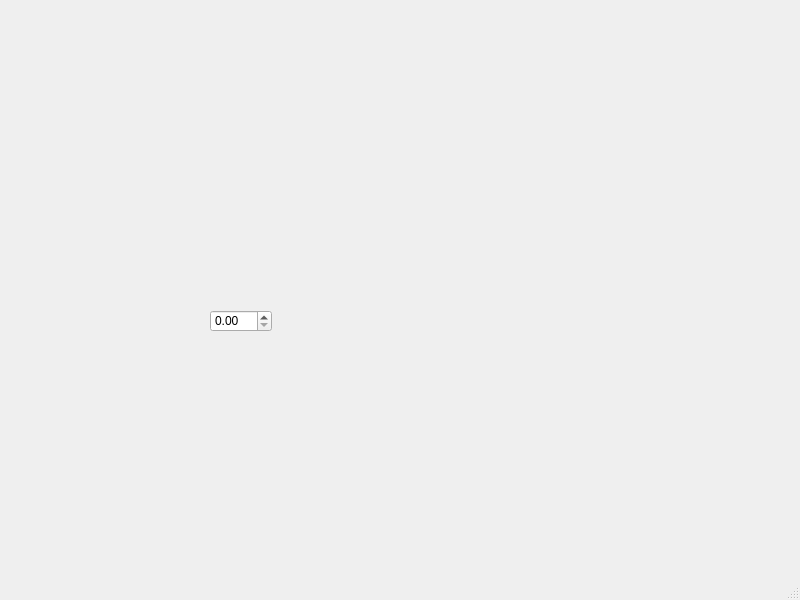
<?xml version="1.0" encoding="UTF-8"?>
<ui version="4.0">
 <class>MainWindow</class>
 <widget class="QMainWindow" name="MainWindow">
  <property name="geometry">
   <rect>
    <x>0</x>
    <y>0</y>
    <width>800</width>
    <height>600</height>
   </rect>
  </property>
  <property name="windowTitle">
   <string>MainWindow</string>
  </property>
  <widget class="QWidget" name="centralwidget">
   <widget class="QDoubleSpinBox" name="doubleSpinBox">
    <property name="geometry">
     <rect>
      <x>210</x>
      <y>310</y>
      <width>62</width>
      <height>22</height>
     </rect>
    </property>
   </widget>
  </widget>
  <widget class="QMenuBar" name="menubar">
   <property name="geometry">
    <rect>
     <x>0</x>
     <y>0</y>
     <width>800</width>
     <height>21</height>
    </rect>
   </property>
  </widget>
  <widget class="QStatusBar" name="statusbar"/>
 </widget>
 <resources/>
 <connections/>
</ui>
